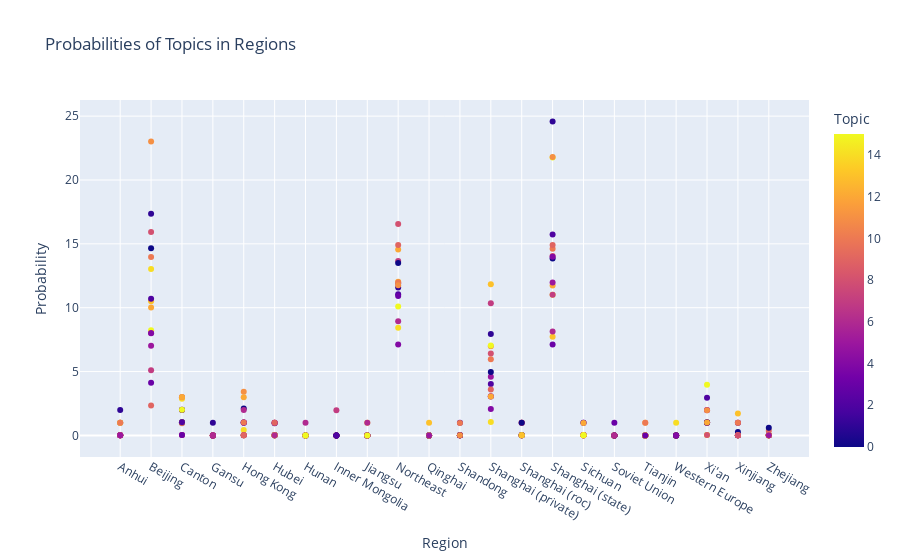

The notebook cell this image was saved under:
### Code cell
tarpath = "./region_probabilities.csv"

tiile = "Probabilities of Topics in Regions"

df = pd.read_csv(tarpath)
df = df.sort_values(by="Region")

fig = px.scatter(df, x="Region", y="Probability", color="Topic", hover_name="Topic", hover_data=["Probability","Region","Topic"], title=tiile)
fig.show()

### Figure 1 — Plotly figure (JSON) as saved in the notebook; plotly's stock layout.template omitted (floating-point values rounded to 4 significant figures; data arrays with more than 128 entries replaced by an {"elided": "..."} marker saying what was removed)
{"data": [{"customdata": {"elided": "352x1 int values"}, "hovertemplate": "<b>%{hovertext}</b><br><br>Region=%{x}<br>Probability=%{y}<br>Topic=%{marker.color}<extra></extra>", "hovertext": {"elided": "352 int values"}, "legendgroup": "", "marker": {"color": {"elided": "352 int values"}, "coloraxis": "coloraxis", "symbol": "circle"}, "mode": "markers", "name": "", "orientation": "v", "showlegend": false, "type": "scatter", "x": {"elided": "352 str values"}, "xaxis": "x", "y": {"elided": "352 float values"}, "yaxis": "y"}], "layout": {"coloraxis": {"colorbar": {"title": {"text": "Topic"}}, "colorscale": [[0, "#0d0887"], [0.1111, "#46039f"], [0.2222, "#7201a8"], [0.3333, "#9c179e"], [0.4444, "#bd3786"], [0.5556, "#d8576b"], [0.6667, "#ed7953"], [0.7778, "#fb9f3a"], [0.8889, "#fdca26"], [1, "#f0f921"]]}, "legend": {"tracegroupgap": 0}, "title": {"text": "Probabilities of Topics in Regions"}, "xaxis": {"anchor": "y", "domain": [0, 1], "title": {"text": "Region"}}, "yaxis": {"anchor": "x", "domain": [0, 1], "title": {"text": "Probability"}}}}
